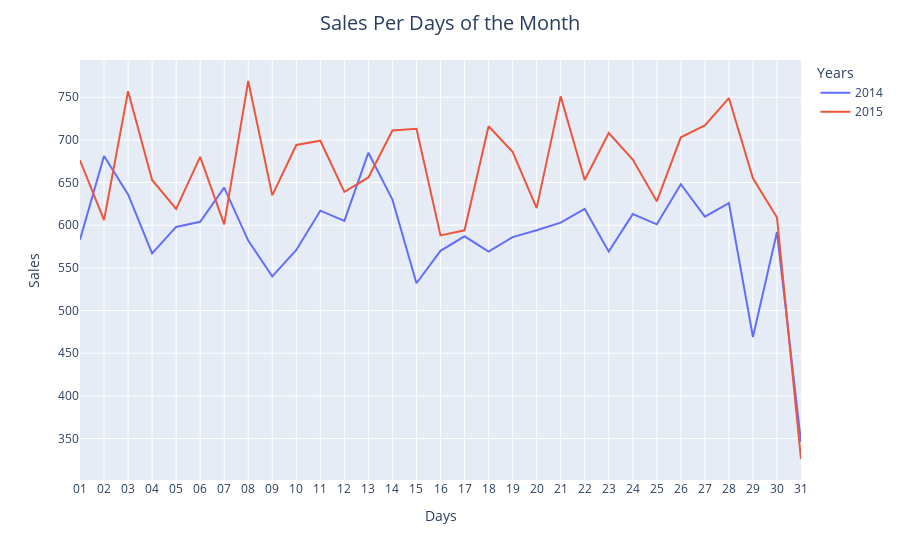

Notebook source saved alongside this figure:
### Markdown cell above
Chúng ta thống kê số lượng hàng bán ra trong 1 tháng, có thể thấy 20015 vẫn bán được nhiều hơn 2014

### Code cell
temp3=df.groupby(['Years','Days'],as_index=False).agg(Sales=('itemDescription','count'))

fig=px.line(temp3,x='Days',y='Sales',color='Years')
fig.update_layout(title_text='Sales Per Days of the Month',title_x=0.5,
                 title={'font':{'size':20}})
fig.show()

### Figure 1 — Plotly figure (JSON) as saved in the notebook; plotly's stock layout.template omitted (floating-point values rounded to 4 significant figures)
{"data": [{"hovertemplate": "Years=2014<br>Days=%{x}<br>Sales=%{y}<extra></extra>", "legendgroup": "2014", "line": {"color": "#636efa", "dash": "solid"}, "marker": {"symbol": "circle"}, "mode": "lines", "name": "2014", "orientation": "v", "showlegend": true, "type": "scatter", "x": ["01", "02", "03", "04", "05", "06", "07", "08", "09", "10", "11", "12", "13", "14", "15", "16", "17", "18", "19", "20", "21", "22", "23", "24", "25", "26", "27", "28", "29", "30", "31"], "xaxis": "x", "y": [583, 681, 636, 567, 598, 604, 644, 582, 540, 571, 617, 605, 685, 630, 532, 570, 587, 569, 586, 594, 603, 619, 569, 613, 601, 648, 610, 626, 469, 592, 346], "yaxis": "y"}, {"hovertemplate": "Years=2015<br>Days=%{x}<br>Sales=%{y}<extra></extra>", "legendgroup": "2015", "line": {"color": "#EF553B", "dash": "solid"}, "marker": {"symbol": "circle"}, "mode": "lines", "name": "2015", "orientation": "v", "showlegend": true, "type": "scatter", "x": ["01", "02", "03", "04", "05", "06", "07", "08", "09", "10", "11", "12", "13", "14", "15", "16", "17", "18", "19", "20", "21", "22", "23", "24", "25", "26", "27", "28", "29", "30", "31"], "xaxis": "x", "y": [676, 606, 757, 653, 619, 680, 601, 769, 635, 694, 699, 639, 656, 711, 713, 588, 594, 716, 686, 620, 751, 653, 708, 677, 628, 703, 717, 749, 655, 609, 326], "yaxis": "y"}], "layout": {"legend": {"title": {"text": "Years"}, "tracegroupgap": 0}, "margin": {"t": 60}, "title": {"font": {"size": 20}, "text": "Sales Per Days of the Month", "x": 0.5}, "xaxis": {"anchor": "y", "domain": [0, 1], "title": {"text": "Days"}}, "yaxis": {"anchor": "x", "domain": [0, 1], "title": {"text": "Sales"}}}}
